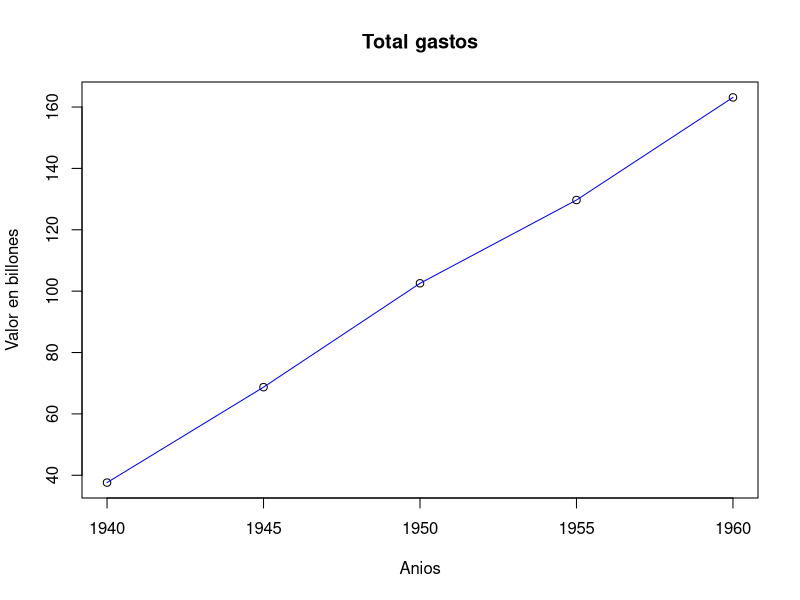

Generate this figure with R:
## ---- chunk 1
pe <- t(USPersonalExpenditure) 
total <- pe[,1]+pe[,2]+pe[,3]+pe[,4]+pe[,5]
total <- t(t(total))
colnames(total) <- c("total")
pe <- cbind(pe,total)

anios <- rownames(pe)
anios <- t(t(as.integer(anios)))
colnames(anios) <- c("Anios")
pe <- cbind(anios,pe)
## ---- chunk 2
library(knitr)
resumen <- pe[,2:7]
kable(resumen, caption = "Tabla resumen", align = 'c', col.names = c("Comida", "Vivienda", "Salud", "Personal", "Educacion", "Total"))
## ---- chunk 3
plot(pe[,1], pe[,7], 
     main = "Total gastos", 
     xlab = "Anios", 
     ylab = "Valor en billones")
lines(pe[,1], pe[,7], col = "blue")
